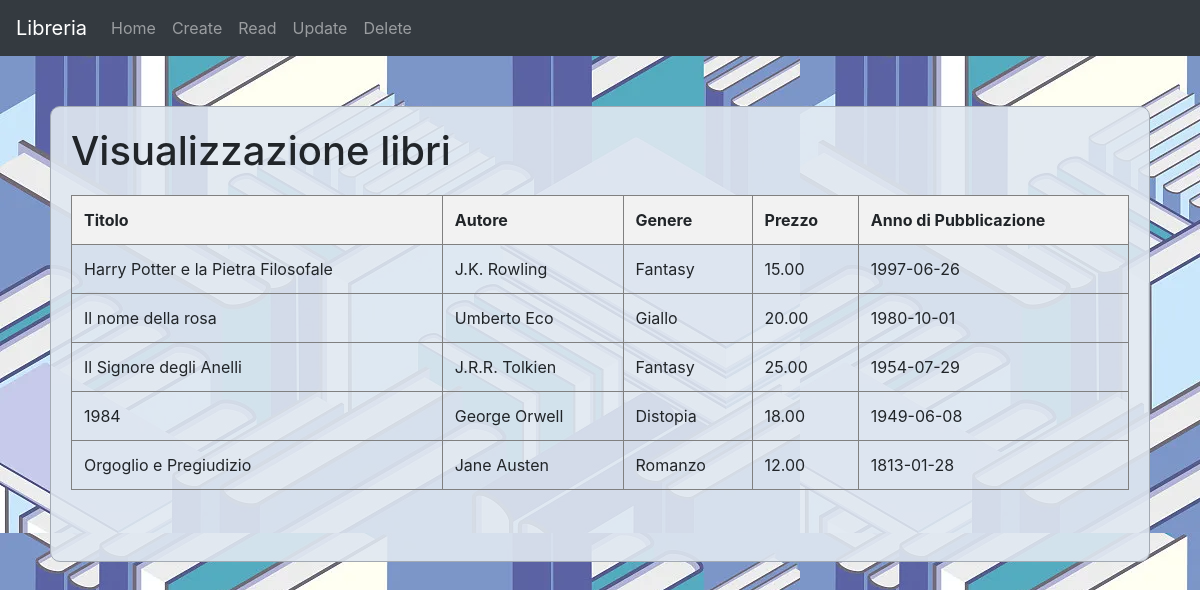
/libreria/read.php, run on the app's committed database.
### tables this page shows
CREATE TABLE libri (
    titolo VARCHAR(40) not null PRIMARY KEY,
    autore VARCHAR(40) not null,
    genere VARCHAR(40) not null,
    prezzo DECIMAL(10, 2) not null,
    anno_pubblicazione DATE not null
);

### libreria/read.php (the view, shortened to what this page needs)
<?php
require "top.php";
$config = require('databaseConfig.php');
try {
    $db = DBcon::getDB($config);
    $query = "SELECT * FROM libri ORDER BY anno_pubblicazione DESC";
    $stm = $db->prepare($query);
    $stm->execute();
    $libri = $stm->fetchAll(PDO::FETCH_ASSOC);
    if (count($libri) > 0) {
        echo "<h1>Visualizzazione libri</h1>";
        echo "<table border='1'>";
        echo "<tr>
                <th>Titolo</th>
                <th>Autore</th>
                <th>Genere</th>
                <th>Prezzo</th>
                <th>Anno di Pubblicazione</th>
              </tr>";
        foreach ($libri as $libro) {
            echo "<tr>";
            echo "<td>" . htmlspecialchars($libro['titolo']) . "</td>";
            echo "<td>" . htmlspecialchars($libro['autore']) . "</td>";
            echo "<td>" . htmlspecialchars($libro['genere']) . "</td>";
            echo "<td>" . htmlspecialchars($libro['prezzo']) . "</td>";
            echo "<td>" . htmlspecialchars($libro['anno_pubblicazione']) . "</td>";
            echo "</tr>";
        }
        echo "</table>";
    } else {
        echo "<p>Nessun libro trovato.</p>";
    }
} catch (PDOException $e) {
    logError($e);
}
require "bot.php";
?>

### libreria/top.php (shortened to what this page needs)
<!doctype html>
<html lang="en">
<head>
    <link rel="stylesheet" href="https://cdn.jsdelivr.net/npm/bootstrap@4.0.0/dist/css/bootstrap.min.css">
    <link rel="stylesheet" href="style.css">
</head>
<body>
<nav class="navbar navbar-dark bg-dark navbar-expand-lg">
    <a class="navbar-brand" href="#">Libreria</a>
    <div class="collapse navbar-collapse" id="navbarSupportedContent">
        <ul class="navbar-nav mr-auto">
            <li class="nav-item ">
                <a class="nav-link" href="index.php">Home</a>
            </li>
            <li class="nav-item">
                <a class="nav-link" href="create.php">Create</a>
            </li>
            <li class="nav-item">
                <a class="nav-link" href="read.php">Read</a>
            </li>
            <li class="nav-item">
                <a class="nav-link" href="update.php">Update</a>
            </li>
            <li class="nav-item">
                <a class="nav-link" href="delete.php">Delete</a>
            </li>
    </div>
</nav>
<div class="container">
    <div class="box">

### libreria/bot.php (shortened to what this page needs)
</div>
</div>
</body>
</html>

### libreria/style.css (style rules this page uses)
body { margin: 0; padding: 0; display: flex; flex-direction: column; justify-content: space-between; background-image: url('backg.webp'); }
.container { padding: 20px; margin-top: 30px; min-width: 90vw; text-align: left; }
.box { background-color: rgba(224, 232, 241, 0.9); padding: 20px; margin-bottom: 20px; border: 1px solid #a3aab3; border-radius: 10px; min-height: 38vw; }
table { width: 100%; margin: 20px 0; }
th, td { padding: 12px; overflow-x: auto; }
th { background-color: #f2f2f2; }

### data on the page
libri: titolo "Harry Potter e la Pietra Filosofale", autore "J.K. Rowling", genere "Fantasy", prezzo "15.00", anno_pubblicazione "1997-06-26"
libri: titolo "Il nome della rosa", autore "Umberto Eco", genere "Giallo", prezzo "20.00", anno_pubblicazione "1980-10-01"
libri: titolo "Il Signore degli Anelli", autore "J.R.R. Tolkien", genere "Fantasy", prezzo "25.00", anno_pubblicazione "1954-07-29"
libri: titolo "1984", autore "George Orwell", genere "Distopia", prezzo "18.00", anno_pubblicazione "1949-06-08"
libri: titolo "Orgoglio e Pregiudizio", autore "Jane Austen", genere "Romanzo", prezzo "12.00", anno_pubblicazione "1813-01-28"
